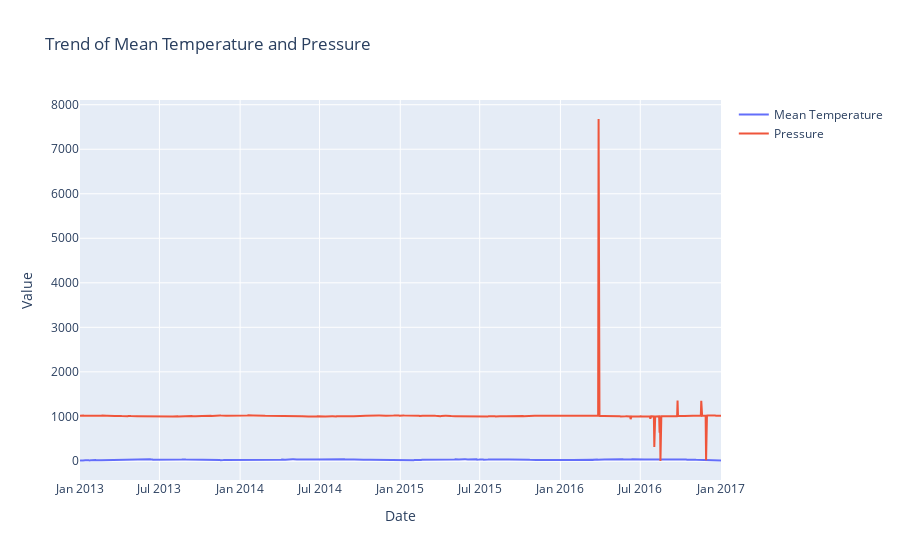

Notebook code cell kept with this figure:
### Code cell
import plotly.graph_objects as go

# Assuming df is your DataFrame with DateTime index
# Extracting data for plotting
x = df.index  # Assuming DateTime index
y1 = df['meantemp']
y2 = df['meanpressure']

# Create line plots for meantemp and pressure
trace1 = go.Scatter(x=x, y=y1, mode='lines', name='Mean Temperature')
trace2 = go.Scatter(x=x, y=y2, mode='lines', name='Pressure')

# Create the figure and add the traces
fig = go.Figure()
fig.add_trace(trace1)
fig.add_trace(trace2)

# Update layout
fig.update_layout(title='Trend of Mean Temperature and Pressure',
                  xaxis_title='Date',
                  yaxis_title='Value')

# Show the plot
fig.show()

### Figure 1 — Plotly figure (JSON) as saved in the notebook; plotly's stock layout.template omitted (floating-point values rounded to 4 significant figures; data arrays with more than 128 entries replaced by an {"elided": "..."} marker saying what was removed)
{"data": [{"mode": "lines", "name": "Mean Temperature", "type": "scatter", "x": {"elided": "1462 str values"}, "y": {"elided": "1462 float values"}}, {"mode": "lines", "name": "Pressure", "type": "scatter", "x": {"elided": "1462 str values"}, "y": {"elided": "1462 float values"}}], "layout": {"title": {"text": "Trend of Mean Temperature and Pressure"}, "xaxis": {"title": {"text": "Date"}}, "yaxis": {"title": {"text": "Value"}}}}
